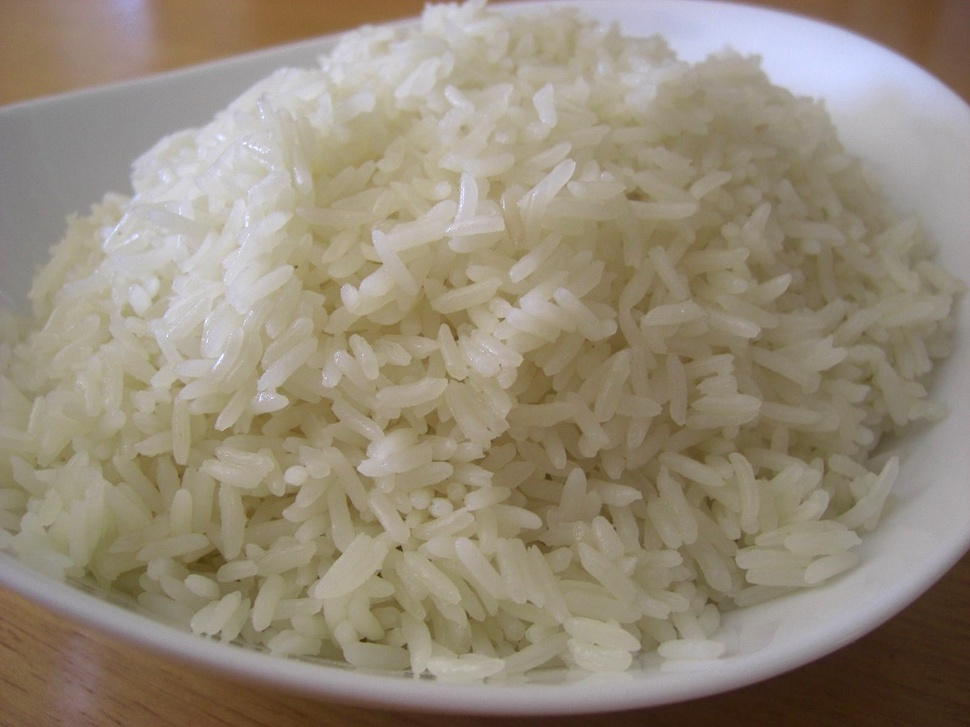
%> input picture Alimentos/A/A2.jpg, 970 x 727 px, shrunk from 1600 x 1200 before the run
$ octave sobel.m   (GNU Octave 9; MATLAB toolbox functions it lacks are replaced by stand-ins)
%> lines starting %> are read from the running program, lines starting %| are printed output that depends on the picture; in (x1, y1, x2, y2) boxes, pixels count from 0 and x2, y2 are one past the last pixel; in counts of white or black regions, pixels touching at a corner belong together; the program's own positions count from 1
I = imread('Alimentos\A\A2.jpg');
%> I is the input picture: size 727x970x3 uint8; mean R, G, B 149.6, 139.1, 121.6
figure, imshow(I), title('original image');
text(size(I,2),size(I,1)+15, ...
    'Image courtesy of Alan Partin', ...
    'FontSize',7,'HorizontalAlignment','right');
text(size(I,2),size(I,1)+25, ....
    'Johns Hopkins University', ...
    'FontSize',7,'HorizontalAlignment','right');
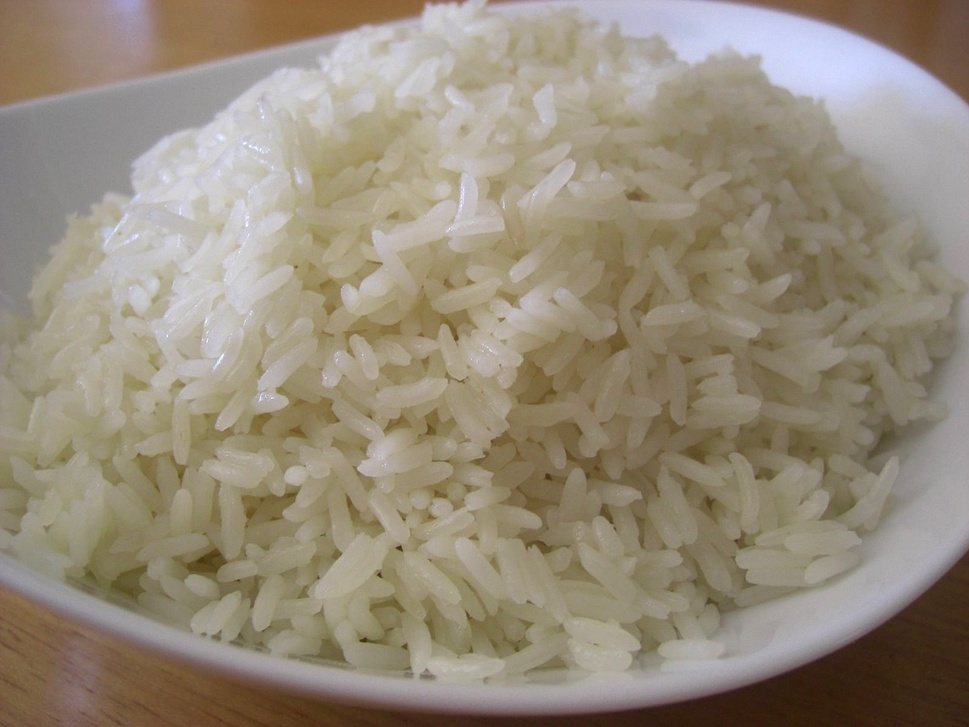
%> figure redrawn from the program's plot data; its title reads 'original image'
I = rgb2gray(I);
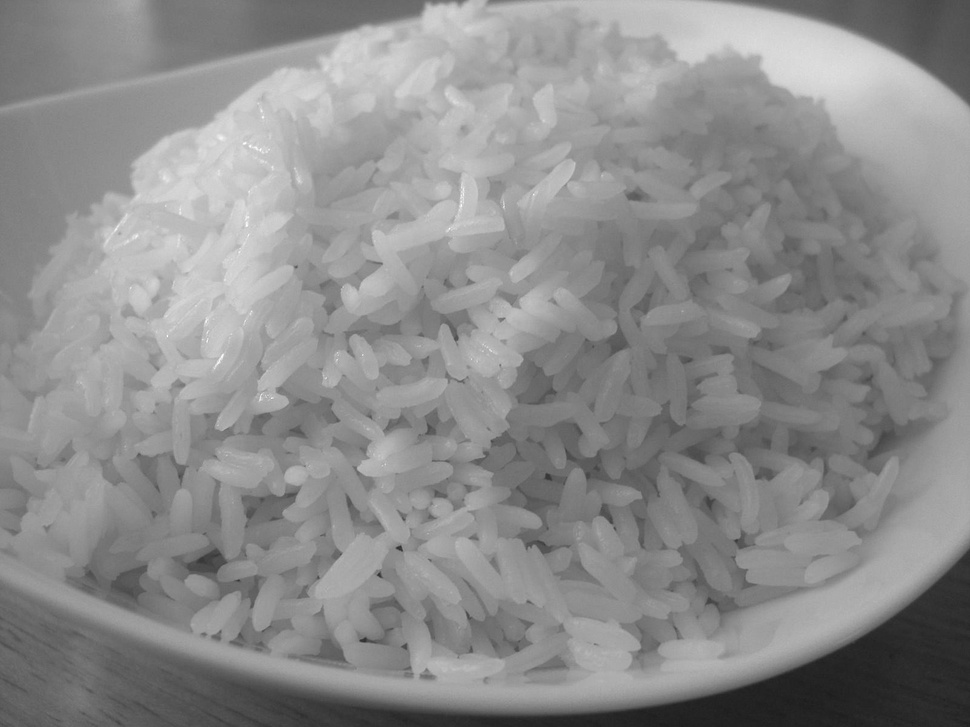
%> I: size 727x970 uint8; min 28, max 254, mean 140.3

[~, threshold] = edge(I, 'sobel');
%> threshold = 0.0273
fudgeFactor = .5;
BWs = edge(I,'sobel', threshold * fudgeFactor);
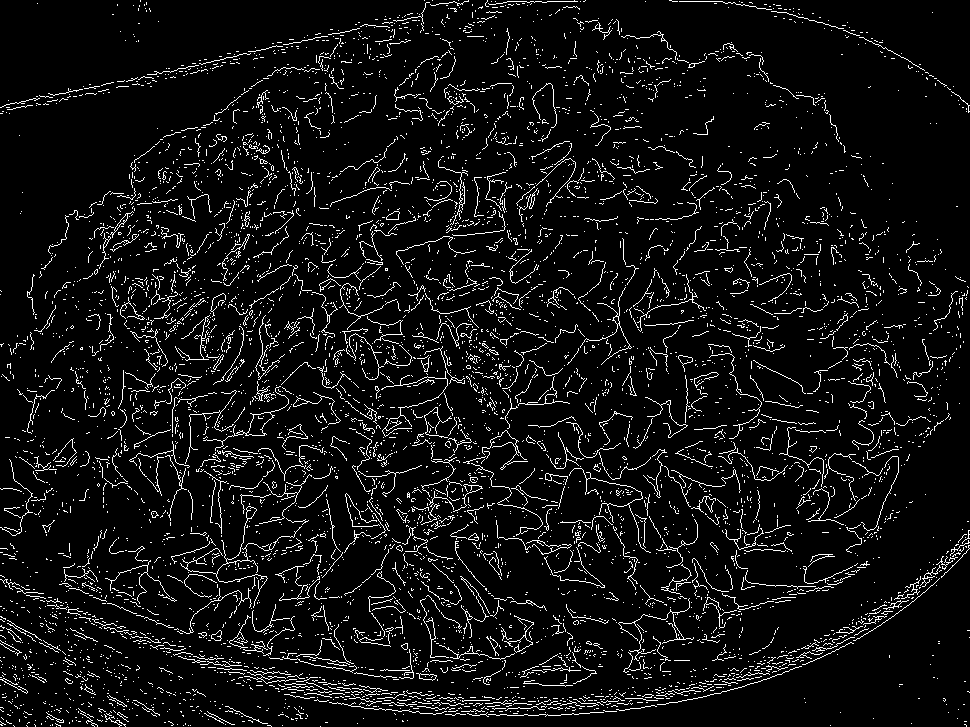
%> BWs: size 727x970 logical; 6.7% white in thin lines or dots
figure, imshow(BWs), title('binary gradient mask');

se90 = strel('line', 3, 90);
se0 = strel('line', 3, 0);
BWsdil = imdilate(BWs, [se90 se0]);
%> BWsdil: size 727x970 logical; 26.9% white; 1054 white regions (617 under 20 px), largest, box (x1, y1, x2, y2) and area: (58, 151, 871, 686) 80611, (0, 529, 970, 718) 16742, (38, 0, 470, 299) 7885
figure, imshow(BWsdil), title('dilated gradient mask');

BWdfill = imfill(BWsdil, 'holes');
%> BWdfill: size 727x970 logical; 38% white; 957 white regions (550 under 20 px), largest, box (x1, y1, x2, y2) and area: (58, 151, 871, 686) 153555, (0, 529, 970, 718) 18625, (706, 343, 906, 554) 8673
figure, imshow(BWdfill);
title('binary image with filled holes');

BWnobord = imclearborder(BWdfill, 4);
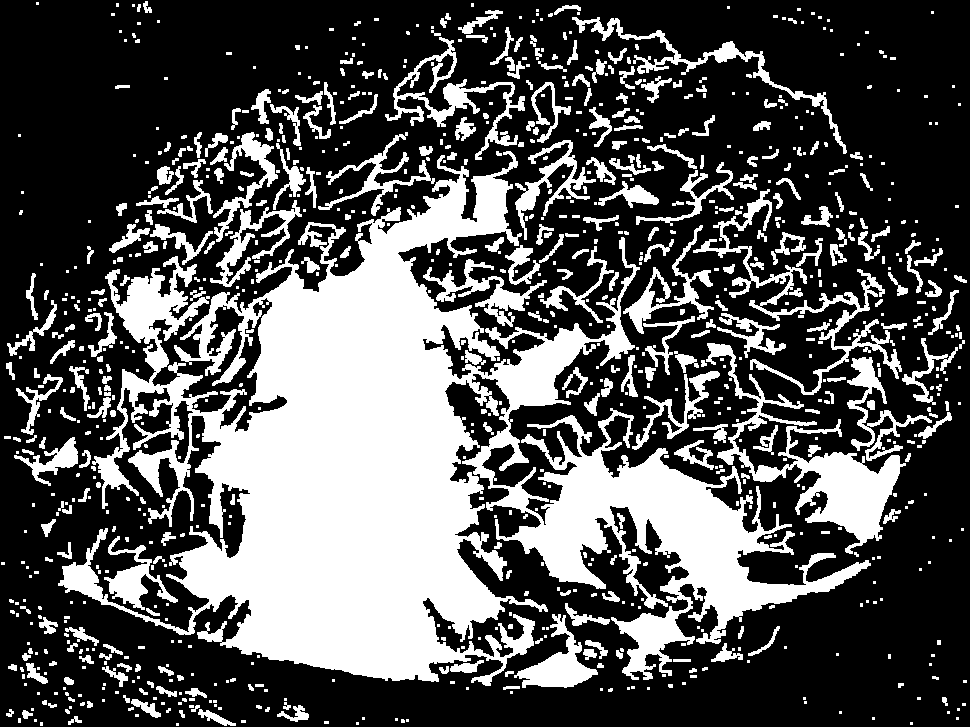
%> BWnobord: size 727x970 logical; 33.2% white; 940 white regions (551 under 20 px), largest, box (x1, y1, x2, y2) and area: (58, 151, 871, 686) 153555, (706, 343, 906, 554) 8673, (693, 189, 902, 395) 4551
figure, imshow(BWnobord), title('cleared border image');

seD = strel('diamond',1);
BWfinal = imerode(BWnobord,seD);
%> BWfinal: size 727x970 logical; 25.8% white; 1166 white regions (938 under 20 px), largest, box (x1, y1, x2, y2) and area: (59, 152, 870, 685) 137022, (707, 344, 905, 553) 6875, (518, 615, 597, 687) 1865
BWfinal = imerode(BWfinal,seD);
%> BWfinal: size 727x970 logical; 20.5% white; 1234 white regions (1049 under 20 px), largest, box (x1, y1, x2, y2) and area: (181, 176, 508, 680) 90410, (513, 447, 868, 628) 18944, (797, 454, 900, 542) 4735
figure, imshow(BWfinal), title('segmented image');

BWoutline = bwperim(BWfinal);
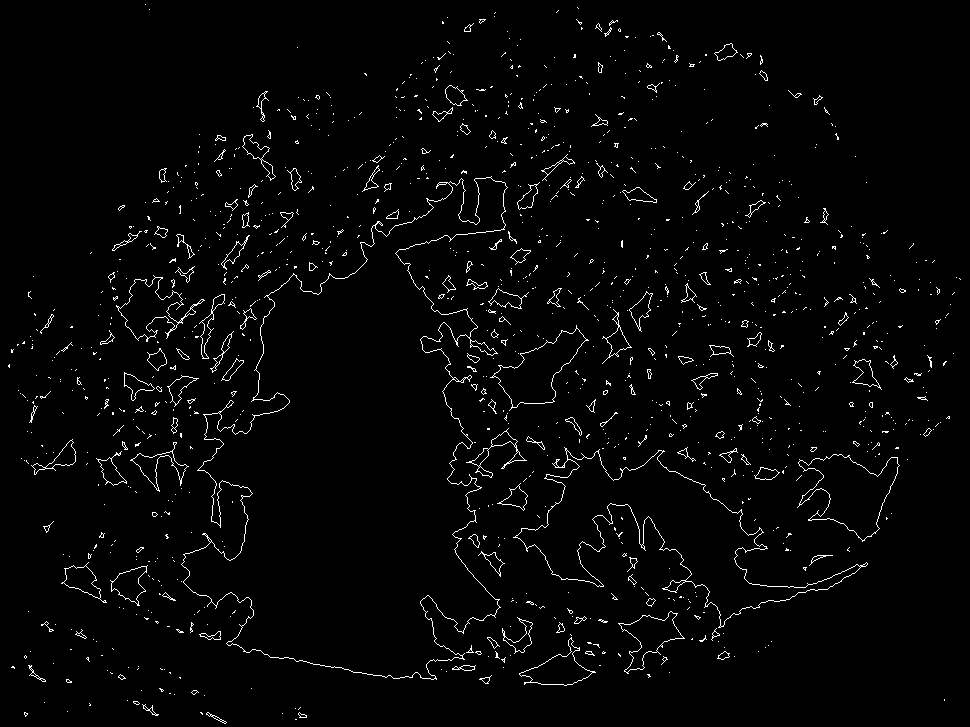
%> BWoutline: size 727x970 logical; 2.3% white in thin lines or dots
Segout = I;
Segout(BWoutline) = 255;
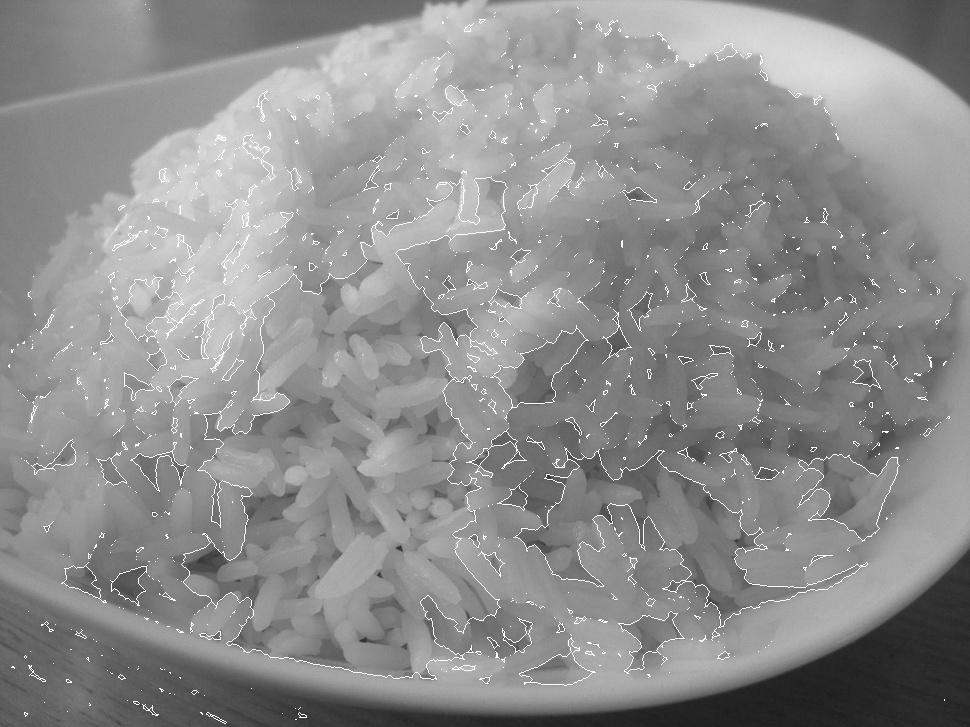
%> Segout: size 727x970 uint8; 2.27% of pixels changed, all inside (x1, y1, x2, y2) = (8, 4, 961, 724)
figure, imshow(Segout), title('outlined original image');

$ run again, with Alimentos/A/A1.jpg copied over Alimentos/A/A2.jpg
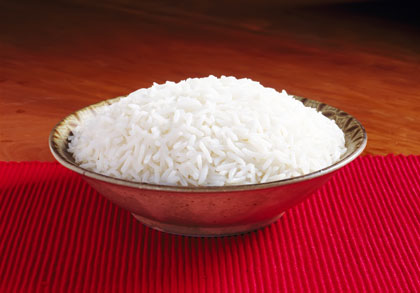
%> input picture Alimentos/A/A1.jpg, 420 x 293 px
%> I is the input picture: size 293x420x3 uint8; mean R, G, B 144.9, 62.9, 62.7
%> I: size 293x420 uint8
%> threshold = 0.0712
%> `BWs = edge(I,'sobel', threshold * fudgeFactor);`:
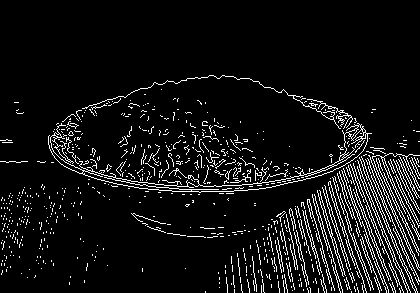
%> BWs: size 293x420 logical; 7.6% white in thin lines or dots, all inside (x1, y1, x2, y2) = (0, 75, 420, 293)
%> BWsdil: size 293x420 logical; 26.4% white; 144 white regions (63 under 20 px), largest, box (x1, y1, x2, y2) and area: (47, 74, 420, 293) 26556, (130, 212, 225, 239) 539, (0, 212, 24, 249) 344
%> BWdfill: size 293x420 logical; 40.5% white; 110 white regions (49 under 20 px), largest, box (x1, y1, x2, y2) and area: (47, 74, 420, 293) 45077, (130, 212, 225, 239) 545, (0, 212, 24, 249) 350
%> BWnobord: size 293x420 logical; 2.7% white; 93 white regions (47 under 20 px), largest, box (x1, y1, x2, y2) and area: (130, 212, 225, 239) 545, (45, 201, 59, 225) 144, (16, 215, 31, 229) 130
%> BWoutline: size 293x420 logical; 0.14% white in thin lines or dots, all inside (x1, y1, x2, y2) = (11, 110, 406, 286)
%> `Segout(BWoutline) = 255;`:
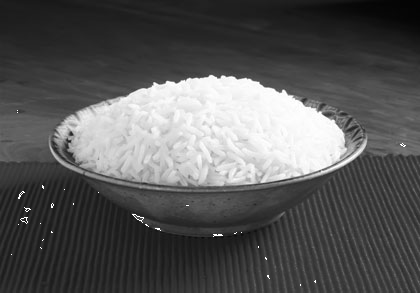
%> Segout: size 293x420 uint8; min 4, max 255, mean 87.7

$ run again, with Alimentos/A/A14.jpg copied over Alimentos/A/A2.jpg
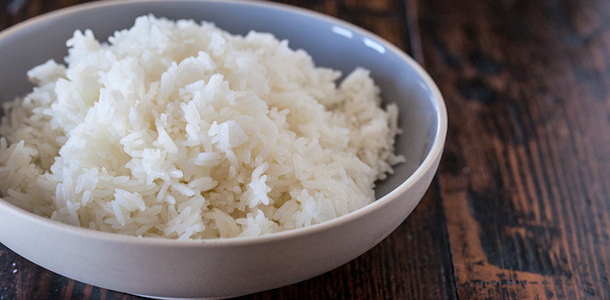
%> input picture Alimentos/A/A14.jpg, 610 x 300 px
%> I is the input picture: size 300x610x3 uint8; mean R, G, B 121.9, 114.1, 114.4
%> I: size 300x610 uint8
%> threshold = 0.064
%> `BWs = edge(I,'sobel', threshold * fudgeFactor);`:
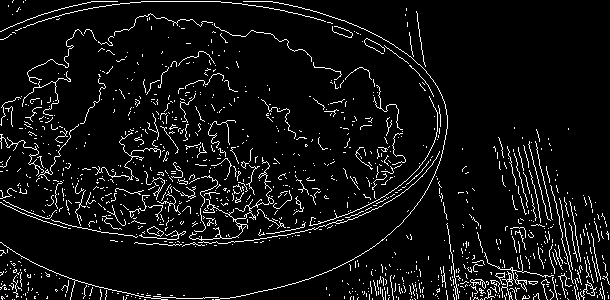
%> BWs: size 300x610 logical; 6.4% white in thin lines or dots
%> BWsdil: size 300x610 logical; 24.7% white; 211 white regions (113 under 20 px), largest, box (x1, y1, x2, y2) and area: (0, 0, 449, 300) 25155, (445, 144, 610, 300) 7883, (81, 90, 197, 186) 2135
%> BWdfill: size 300x610 logical; 28.7% white; 206 white regions (110 under 20 px), largest, box (x1, y1, x2, y2) and area: (0, 0, 449, 300) 31161, (445, 144, 610, 300) 9220, (81, 90, 197, 186) 2199
%> BWnobord: size 300x610 logical; 5.9% white; 198 white regions (109 under 20 px), largest, box (x1, y1, x2, y2) and area: (81, 90, 197, 186) 2199, (527, 128, 554, 222) 625, (142, 50, 217, 96) 519
%> BWoutline: size 300x610 logical; 0.45% white in thin lines or dots
%> `Segout(BWoutline) = 255;`:
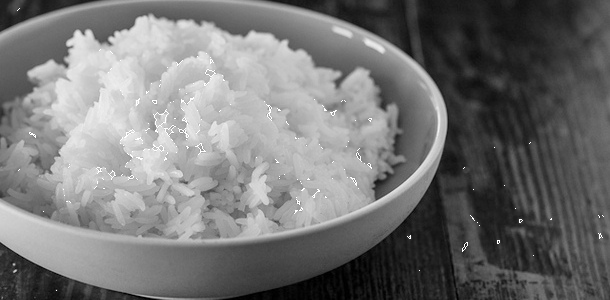
%> Segout: size 300x610 uint8; min 0, max 255, mean 116.9

$ run again, with Alimentos/A/A15.jpg copied over Alimentos/A/A2.jpg
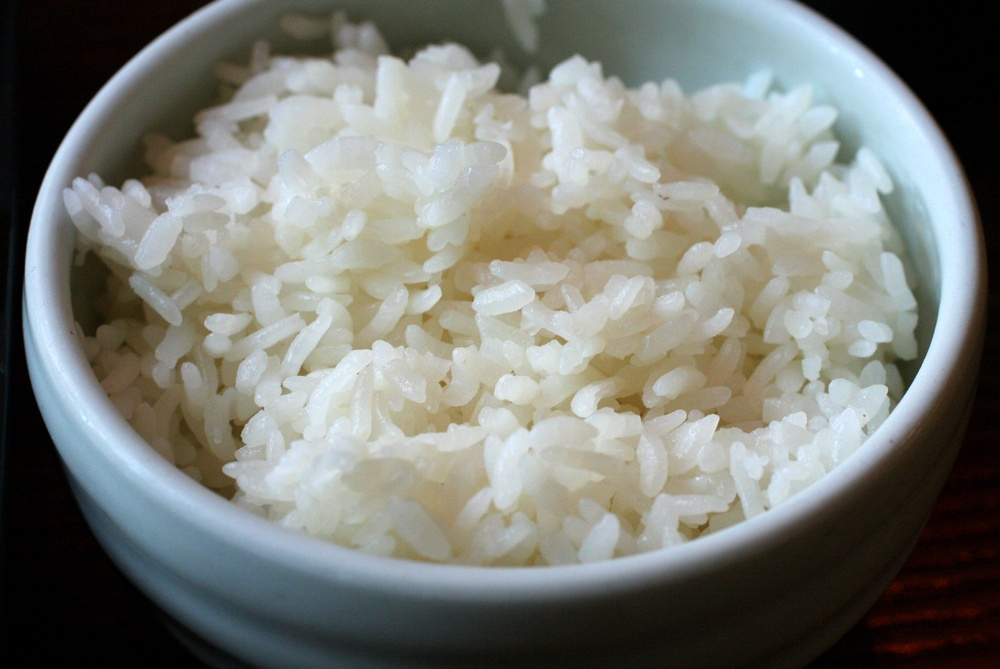
%> input picture Alimentos/A/A15.jpg, 1000 x 669 px, shrunk from 1600 x 1071 before the run
%> I is the input picture: size 669x1000x3 uint8; mean R, G, B 122.4, 124.6, 118.6
%> I: size 669x1000 uint8
%> threshold = 0.0408
%> `BWs = edge(I,'sobel', threshold * fudgeFactor);`:
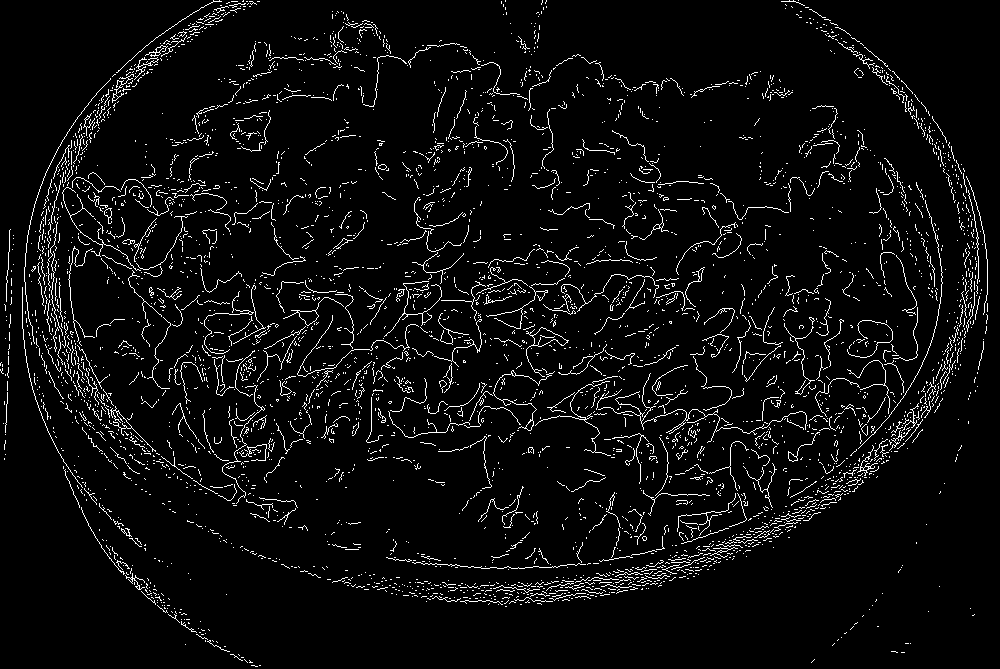
%> BWs: size 669x1000 logical; 4.9% white in thin lines or dots
%> BWsdil: size 669x1000 logical; 19.8% white; 607 white regions (331 under 20 px), largest, box (x1, y1, x2, y2) and area: (28, 0, 989, 608) 75946, (21, 0, 262, 668) 5746, (169, 10, 686, 147) 5323
%> BWdfill: size 669x1000 logical; 26% white; 560 white regions (299 under 20 px), largest, box (x1, y1, x2, y2) and area: (28, 0, 989, 608) 115938, (21, 0, 262, 668) 5868, (169, 10, 686, 147) 5388
%> BWnobord: size 669x1000 logical; 8.1% white; 577 white regions (314 under 20 px), largest, box (x1, y1, x2, y2) and area: (169, 10, 686, 147) 5388, (674, 440, 778, 545) 4788, (542, 264, 706, 336) 3141
%> BWoutline: size 669x1000 logical; 0.76% white in thin lines or dots
%> `Segout(BWoutline) = 255;`:
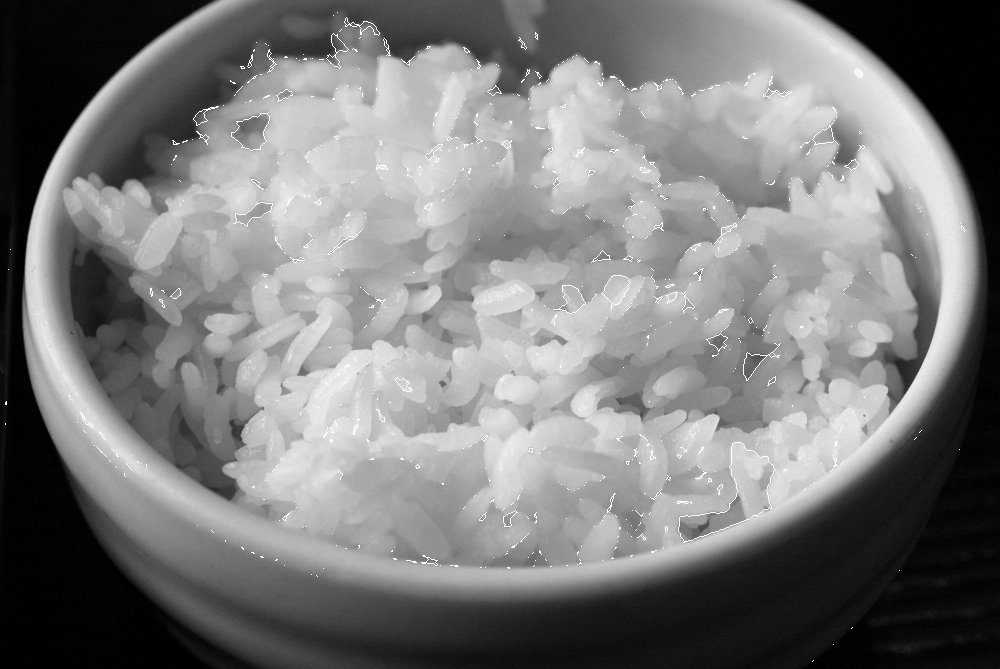
%> Segout: size 669x1000 uint8; min 0, max 255, mean 124
